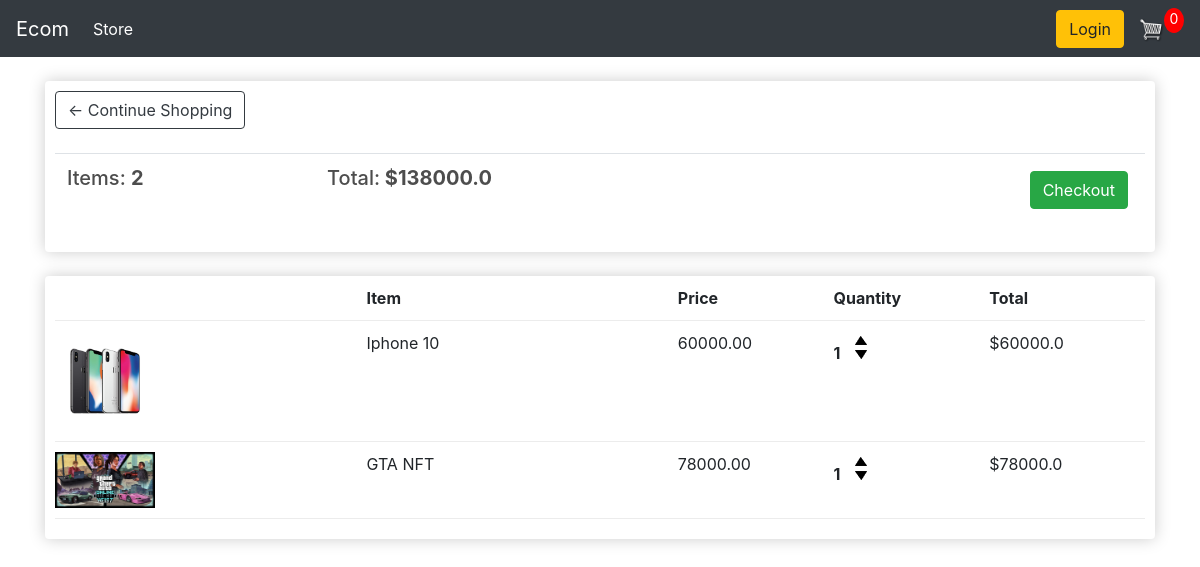
The app's page /cart/ (signed in) with its own data.
### store/models.py (models this page shows, shortened)
class Order(models.Model):
    customer = models.ForeignKey(Customer, on_delete=models.SET_NULL, blank=True, null=True)
    date_ordered = models.DateTimeField(auto_now_add=True)
    complete = models.BooleanField(default=False, null=True, blank=False)
    transaction_id= models.CharField(max_length=200, null=True)
    @property
    def get_cart_total(self):
        orderitems = self.orderitem_set.all()
        total = sum([item.get_total for item in orderitems])
        return total
    @property
    def get_cart_items(self):
        orderitems = self.orderitem_set.all()
        total = sum([item.quantity for item in orderitems])
        return total

class OrderItem(models.Model):
    product = models.ForeignKey(Product, on_delete=models.SET_NULL, null=True)
    order = models.ForeignKey(Order, on_delete=models.SET_NULL, null=True)
    quantity = models.IntegerField(default=0, null=True, blank=True)
    date_added = models.DateTimeField(auto_now_add=True)
    @property
    def get_total(self):
        total = self.product.price * self.quantity
        return total

class Product(models.Model):
    name = models.CharField(max_length=200, null=True)
    price = models.FloatField()
    digital = models.BooleanField(default=False, null=True, blank=False)
    image = models.ImageField(null=True, blank=True)
    @property
    def imageURL(self):
        try:
            url = self.image.url
        except:
            url = ' '
        return url

### store/views.py (the view)
# urls.py: path('cart/', views.cart, name='cart'),
def cart(request):
    if request.user.is_authenticated:
        customer = request.user.customer
        order, created = Order.objects.get_or_create(customer = customer, complete=False)
        items = order.orderitem_set.all()
    else:
        items = []
        order = {'get_cart_total': 0, 'get_cart_items':0}
    context={'items':items, 'order':order}
    return render(request, 'store/cart.html', context)

### store/Templates/store/Cart.html
{% extends 'store/main.html' %}
{% load static %}
{% block content %}
<div class="box-element">
	<a  class="btn btn-outline-dark" href="{% url 'store' %}">&#x2190; Continue Shopping</a>
	<br>
	<br>
	<table class="table">
		<tr>
			<th><h5>Items: <strong>{{order.get_cart_items}}</strong></h5></th>
			<th><h5>Total:<strong> ${{order.get_cart_total}}</strong></h5></th>
			<th>
				<a  style="float:right; margin:5px;" class="btn btn-success" href="{% url 'checkout' %}">Checkout</a>
			</th>
		</tr>
	</table>
</div>
<br>
<div class="box-element">
	<div class="cart-row">
		<div style="flex:2"></div>
		<div style="flex:2"><strong>Item</strong></div>
		<div style="flex:1"><strong>Price</strong></div>
		<div style="flex:1"><strong>Quantity</strong></div>
		<div style="flex:1"><strong>Total</strong></div>
	</div>
	{%for item in items%}
	<div class="cart-row">
		<div style="flex:2"><img class="row-image" src="{{item.product.imageURL}}"></div>
		<div style="flex:2"><p>{{item.product.name}}</p></div>
		<div style="flex:1"><p>{{item.product.price|floatformat:2}}</p></div>
		<div style="flex:1">
			<p class="quantity">{{item.quantity}}</p>
			<div class="quantity">
				<img class="chg-quantity" src="{% static  'images/arrow-up.png' %}">
				<img class="chg-quantity" src="{% static  'images/arrow-down.png' %}">
			</div>
		</div>
		<div style="flex:1"><p>${{item.get_total}}</p></div>
	</div>
	{% endfor %}
{% endblock content %}

### static/css/main.css (style rules this page uses)
body { background-color: hsl(0, 0%, 98%); }
h1,h2,h3,h4,h5,h6 { color:hsl(0, 0%, 30%); }
.box-element { box-shadow:hsl(0, 0%, 80%) 0 0 16px; background-color: #fff; border-radius: 4px; padding: 10px; }
.btn { border-radius: 0; }
.row-image { width: 100px; }
.cart-row { display: flex; align-items: flex-stretch; padding-bottom: 10px; margin-bottom: 10px; border-bottom: 1px solid #ececec; }
.quantity { display: inline-block; font-weight: 700; padding-right:10px; }
.chg-quantity { width: 12px; cursor: pointer; display: block; margin-top: 5px; transition:.1s; }

### records on screen
Order: get_cart_items "2", get_cart_total "138000.0"
OrderItem: product.imageURL (picture), product.name "Iphone 10", product.price "60000.00", quantity "1", get_total "60000.0"
OrderItem: product.imageURL (picture), product.name "GTA NFT", product.price "78000.00", quantity "1", get_total "78000.0"
